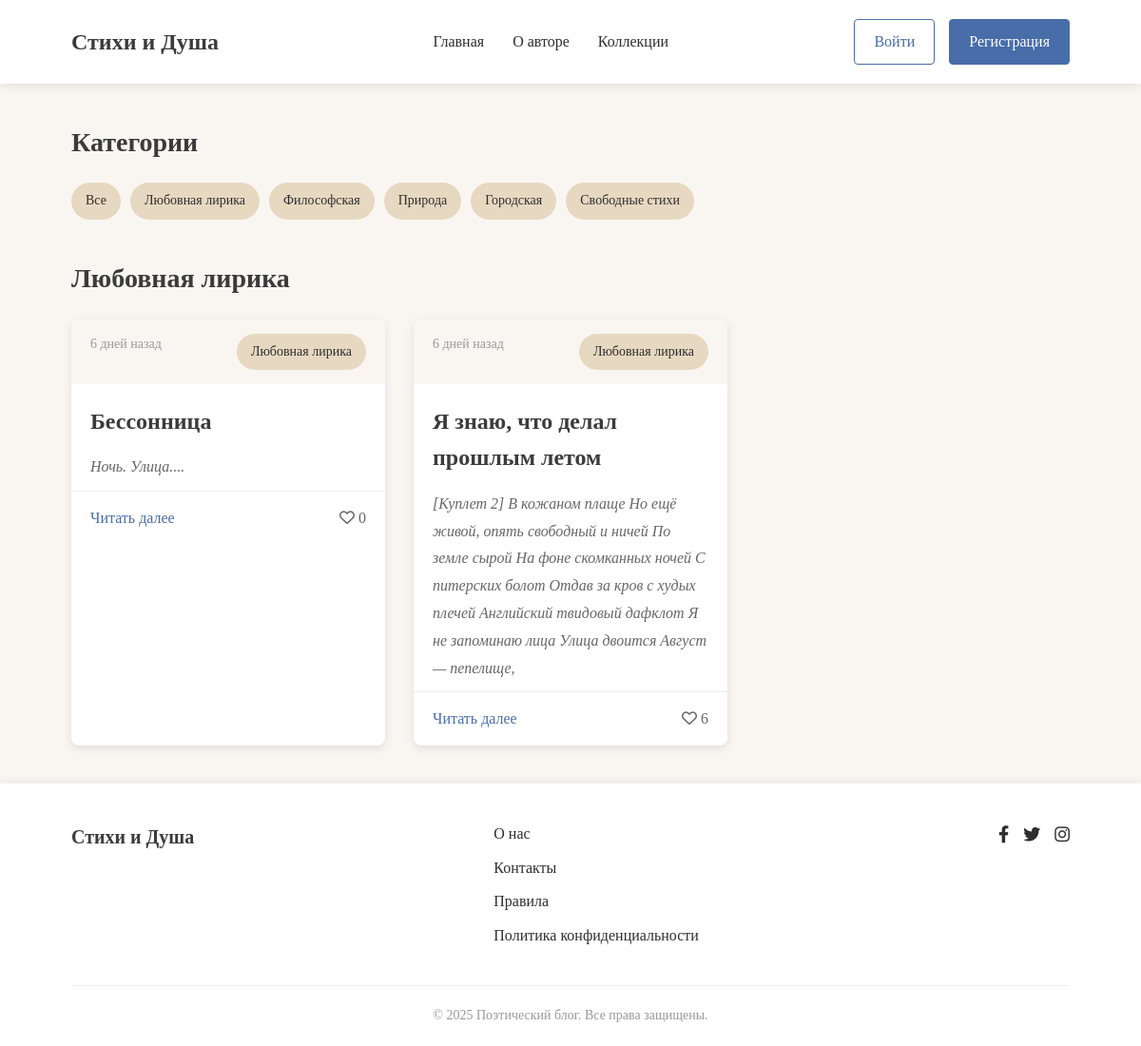
Page /category/1/ on the committed database.
### show/models.py (models this page shows, shortened)
class Category(models.Model):
    title = models.CharField(max_length=60)
    def __str__(self):
        return f'{self.title}'

class Poem(models.Model):
    title = models.CharField(max_length=120)
    text = models.TextField()
    category = models.ForeignKey(to=Category, on_delete=models.CASCADE, related_name='poems')
    date_public = models.DateTimeField(auto_now_add=True)
    like = models.ManyToManyField(to=User, related_name="poems", blank=True)
    reads = models.ManyToManyField(to=User, related_name="reads")
    def text_poem(self):
        dot = self.text.count('.')
        if dot > 1:
            total = self.text.find('.')
            total_str = self.text.find('.', total + 1)
            return f"{self.text[0:total_str + 1]}..."
        else:
            return self.text
    def date_count(self):
        now_date = self.date_public.date()
        today = datetime.today().date()
        delta = (today - now_date).days
        if delta == 0:
            return 'Сегодня'
        elif delta == 1:
            return 'Вчера'
        elif delta == 7:
            return 'Неделю назад'
        elif delta < 31:
            return f'{delta} дней назад'
        elif delta < 365:
            months = delta // 30
            return f'{months} месяц(ев) назад'
        else:
            years = delta // 365
            return f'{years} год(а/лет) назад'

### show/views.py (the view)
# urls.py: path('', views.index, name='index'),
def index(request, category_id=None):
    context = {
        'categoryies' : Category.objects.all(),
        'last_poem' : Poem.objects.filter(category_id=category_id) if category_id else Poem.objects.all().order_by('-id')[:3],
        'title' : Category.objects.get(id=category_id) if category_id else "Посдение посты"
    }
    return render(request, 'show/index.html', context)

### show/templates/show/index.html
{% extends "show/base.html" %}
{% load static %}
{% block main %}
    <main class="main">
        <div class="container">
            <section class="categories">
                <h2>Категории</h2>
                <div class="category-list">
                    <a href="{% url "index" %}" class="category">Все</a>
                    {% for category in categoryies %}
                        <a href="{% url "category" category.id %}" class="category">{{ category.title }}</a>
                    {% endfor %}
                </div>
            </section>
            <section class="poems">
                <h2>{{ title.title }}</h2>
                <div class="poem-grid">
                    {% for poems in last_poem %}
                        <article class="poem-card">
                            <div class="poem-meta">
                                <span class="date">{{ poems.date_count }}</span>
                                <span class="category">{{ poems.category }}</span>
                            </div>
                            <h3 class="poem-title"><a href="poem.html">{{ poems.title }}</a></h3>
                            <div class="poem-excerpt">
                                <p>{{ poems.text_poem }}<br>
                                </p>
                            </div>
                            <div class="poem-footer">
                                <a href="{% url "show:poem" poems.id %}" class="read-more">Читать далее</a>
                                {% if user in poems.like.all %}
                                    <a class="red" href="{% url "show:like" poems.id %}">
                                        <i class="far fa-heart"></i> {{ poems.like.count }}
                                    </a>
                                {% else %}
                                    <a class="likes" href="{% url "show:like" poems.id %}">
                                        <i class="far fa-heart"></i> {{ poems.like.count }}
                                    </a>
                                {% endif %}
                            </div>
                        </article>
                    {% endfor %}
                </div>
            </section>
        </div>
    </main>
{% endblock main %}

### frontend/css/style.css (style rules this page uses)
:root { --bg-color: #F9F6F2; --text-color: #2E2E2E; --heading-color: #3B3B3B; --accent-color: #C18C5D; --button-color: #486DA9; --category-color: #E7D8C1; }
* { margin: 0; padding: 0; box-sizing: border-box; }
body { font-family: 'Georgia', serif; background-color: var(--bg-color); color: var(--text-color); line-height: 1.6; }
a { text-decoration: none; color: var(--button-color); transition: color 0.3s; }
.container { width: 90%; max-width: 1200px; margin: 0 auto; padding: 0 15px; }
.main { padding: 40px 0; }
h1, h2, h3, h4 { color: var(--heading-color); margin-bottom: 20px; font-weight: 600; }
h2 { font-size: 28px; }
h3 { font-size: 24px; }
.categories { margin-bottom: 40px; }
.category-list { display: flex; flex-wrap: wrap; gap: 10px; }
.category { background-color: var(--category-color); padding: 8px 15px; border-radius: 20px; font-size: 14px; color: var(--text-color); transition: all 0.3s; }
.poem-grid { display: grid; grid-template-columns: repeat(auto-fill, minmax(300px, 1fr)); gap: 30px; }
.poem-card { background-color: white; border-radius: 8px; overflow: hidden; box-shadow: 0 3px 10px rgba(0, 0, 0, 0.1); transition: transform 0.3s, box-shadow 0.3s; }
.poem-meta { display: flex; justify-content: space-between; padding: 15px 20px; background-color: var(--bg-color); font-size: 14px; color: #666; }
.poem-title { padding: 0 20px; margin: 15px 0; }
.poem-title a { color: var(--heading-color); }
.poem-excerpt { padding: 0 20px; margin-bottom: 20px; color: var(--text-color); line-height: 1.8; }
.poem-footer { display: flex; justify-content: space-between; align-items: center; padding: 15px 20px; border-top: 1px solid #eee; }
.read-more { font-weight: 500; }
.likes { color: #666; }
.poem-meta { margin-bottom: 20px; }
.poem-excerpt { color: #666; margin-bottom: 10px; font-style: italic; }
.poem-meta { font-size: 14px; color: #999; }
.poem-card, .poem-full, .comment, .profile-header, .auth-form-container { animation: fadeIn 0.6s ease-out forwards; }
.poem-card { transition: transform 0.3s ease, box-shadow 0.3s ease; }
.poem-card:nth-child(1) { animation-delay: 0.1s; }
.poem-card:nth-child(2) { animation-delay: 0.2s; }

### rows in the picture
Category: title "Любовная лирика"
Category: title "Философская"
Category: title "Природа"
Category: title "Городская"
Category: title "Свободные стихи"
Poem: date_count "6 дней назад", category "Любовная лирика", title "Бессонница", text_poem "Ночь. Улица....", like.count "0"
Poem: date_count "6 дней назад", category "Любовная лирика", title "Я знаю, что делал прошлым летом", text_poem "[Куплет 2] В кожаном плаще Но ещё живой, опять свободный и ничей По земле сырой На фоне скомканных ночей С питерских болот Отдав за кров с худых плечей Английский твидовый дафклот Я не запоминаю лица Улица двоится Август — пепелище,", like.count "6"
